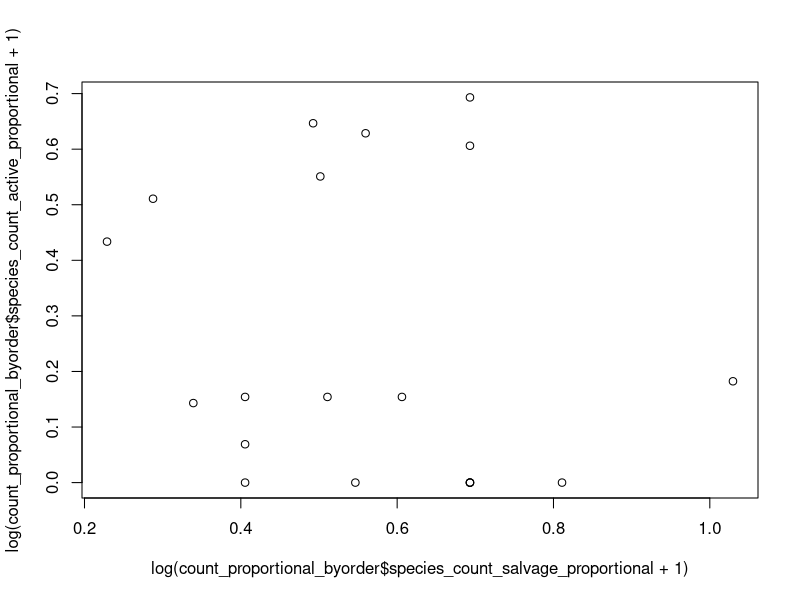
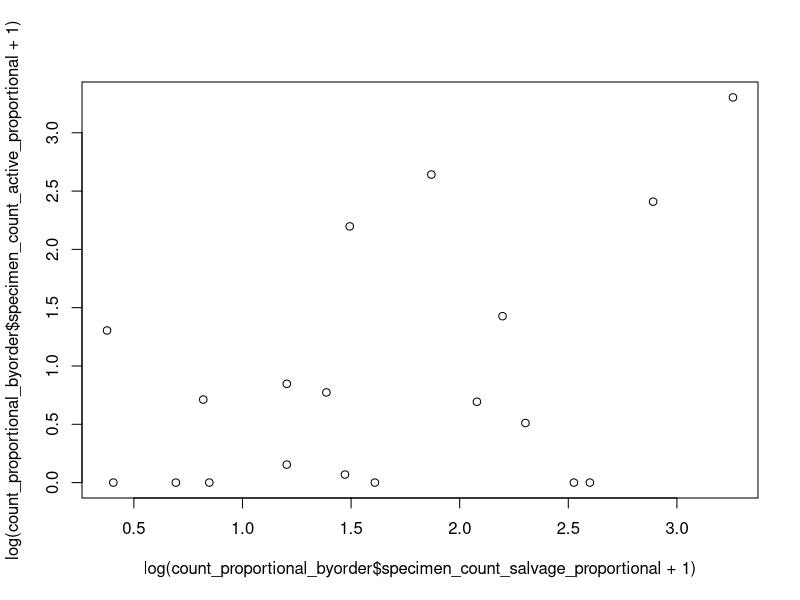

Source code (R) for these figures, in order: (Note: this script raises an error after producing the figures.)
library(tidyverse)
library(dplyr)
library(ggplot2)

### Single data frame for plotting and stats ###
#count_proportional_byorder
#write.csv(count_proportional_byorder, "./Data/proportion_dataset_for_analyses_and_plotting.csv")

count_proportional_byorder <-read.csv("./Data/proportion_dataset_for_analyses_and_plotting.csv")

### Scatterplots ###
plot(log(count_proportional_byorder$species_count_salvage_proportional+1),log(count_proportional_byorder$species_count_active_proportional+1))
cor.test(log(count_proportional_byorder$species_count_salvage_proportional+1),log(count_proportional_byorder$species_count_active_proportional+1))

plot(log(count_proportional_byorder$specimen_count_salvage_proportional+1),log(count_proportional_byorder$specimen_count_active_proportional+1))
cor.test(log(count_proportional_byorder$specimen_count_salvage_proportional+1),log(count_proportional_byorder$specimen_count_active_proportional+1))

### NOTE: need to remove weird first column if re-importing csv files
#specimen_count[1] <- NULL
#species_count_per_order[1] <- NULL

### build a scatter plot; active vs salvage number of species per order

## log transform data (very skewed)
count_proportional_byorder$log_active_species_prop <- log(count_proportional_byorder$species_count_active_proportional+1)
count_proportional_byorder$log_salvage_species_prop <- log(count_proportional_byorder$species_count_salvage_proportional+1)

count_proportional_byorder$log_active_specimen_prop <- log(count_proportional_byorder$specimen_count_active_proportional+1)
count_proportional_byorder$log_salvage_specimen_prop <- log(count_proportional_byorder$specimen_count_salvage_proportional+1)

write.csv(count_proportional_byorder, "./Data/proportion_dataset_for_analyses_and_plotting.csv")

## count_proportional_byorder <- proportion_dataset_for_analyses_and_plotting

## test for correlations
cor.test(order_species_wide$log_active,order_species_wide$log_salvage)
## report effect size, p-value, se
cor.test(order_specimens_wide$log_active,order_specimens_wide$log_salvage)

## make rownames into separate column
count_proportional_byorder <- tibble::rownames_to_column(count_proportional_byorder, "order") 

## now plot
ggplot(data = count_proportional_byorder, aes(x = log_salvage_species_prop, y = log_active_species_prop, color = order)) +
  # Scatterplot with point size
  geom_point() +
  geom_smooth(method = "lm", color = "red", se = FALSE)+
  # Show dots
  #geom_text(
  #label=order_species_wide$order, 
  #nudge_x = 0.1, nudge_y = 0.1, 
  #check_overlap = T, size = 2
  # )+
  #annotate("text", x = min(order_species_wide$log_salvage), y = max(order_species_wide$log_active), label = eq_text, hjust = 0, size = 5, color = "darkred")+
  labs( 
    x = "log-transformed count of salvaged species", 
    y = "log-transformed count of actively collected species",
    color = "Order") +  # Legend title
  theme_minimal() 

ggplot(data = count_proportional_byorder, aes(x = log_salvage_specimen_prop, y = log_active_specimen_prop, color = order)) +
  geom_point() +  # Scatterplot with point size
  geom_smooth(method = "lm", color = "red", se = FALSE)+
  geom_text(
   label=count_proportional_byorder$order, 
   nudge_x = 0.1, nudge_y = 0.1, 
   check_overlap = T, size = 2
   )+
  labs( 
    x = "log-transformed count of salvaged specimens", 
    y = "log-transformed count of actively collected specimens",
    color = "Order") +  # Legend title
  theme_minimal() 

